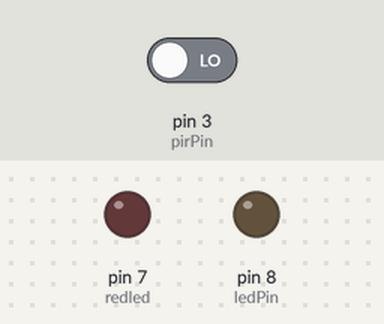
A sketch run on a simulated Arduino Uno, built with avr-gcc and run on an emulated ATmega328P. Parts: output pins drawn as LEDs (lit = HIGH). Inputs (shaded band) come from the test bench; at power-on: pin 3 (pirPin) LOW. What the sketch prints to the serial monitor is not drawn.

Above: at 0.1 s.
At 30.1 s:
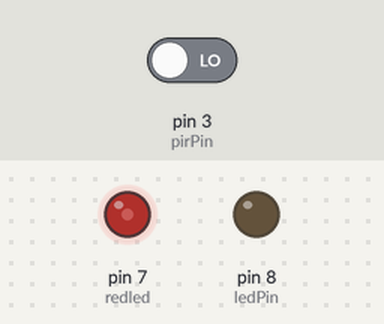
Timing chart, 0 to 31.6 s (numbered marks = the images above):
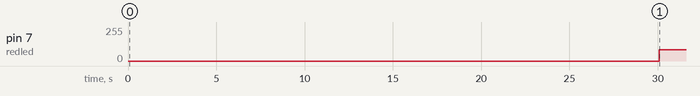

The sketch:

PIR.ino
```cpp
int calibrationTime = 30;

long unsigned int lowIn;

long unsigned int pause = 5000;

boolean lockLow = true;
boolean takeLowTime;

int pirPin = 3;
int ledPin = 8;
int redled = 7;
void setup(){
  Serial.begin(9600);
  pinMode(pirPin, INPUT);
  pinMode(ledPin, OUTPUT);
  pinMode(redled, OUTPUT);
  digitalWrite(pirPin, LOW);
  Serial.print("calibrating sensor ");
    for(int i = 0; i < calibrationTime; i++){
      Serial.print(".");
      delay(1000);
      }
    Serial.println(" done");
    Serial.println("SENSOR ACTIVE");
    delay(50);
  }

void loop(){
digitalWrite(redled, LOW);
     if(digitalRead(pirPin) == HIGH){
       digitalWrite(ledPin, HIGH);
       if(lockLow){

         lockLow = false;
         Serial.println("---");
         Serial.print("motion detected at ");
         Serial.print(millis()/1000);
         Serial.println(" sec");
         delay(50);
         }
         takeLowTime = true;
       }

     if(digitalRead(pirPin) == LOW){
       digitalWrite(ledPin, LOW);
       digitalWrite(redled, HIGH);
       if(takeLowTime){
        lowIn = millis();
        takeLowTime = false;
        }

       if(!lockLow && millis() - lowIn > pause){

           lockLow = true;
           Serial.print("motion ended at ");
           Serial.print((millis() - pause)/1000);
           Serial.println(" sec");
           delay(50);
           }
       }
  }
```

Measured:
- by itself, pin 7 (redled): 0/255 → 83/255 at 30.1 s
